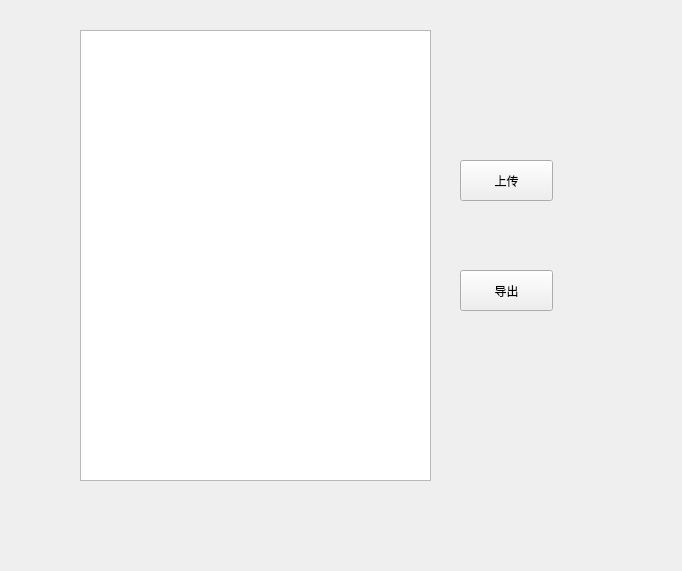
<?xml version="1.0" encoding="UTF-8"?>
<ui version="4.0">
 <class>sji</class>
 <widget class="QWidget" name="sji">
  <property name="geometry">
   <rect>
    <x>0</x>
    <y>0</y>
    <width>682</width>
    <height>571</height>
   </rect>
  </property>
  <property name="sizePolicy">
   <sizepolicy hsizetype="Expanding" vsizetype="Expanding">
    <horstretch>0</horstretch>
    <verstretch>0</verstretch>
   </sizepolicy>
  </property>
  <property name="windowTitle">
   <string>赖氨酸糖化预测器</string>
  </property>
  <widget class="QPushButton" name="button2">
   <property name="geometry">
    <rect>
     <x>460</x>
     <y>160</y>
     <width>93</width>
     <height>41</height>
    </rect>
   </property>
   <property name="sizePolicy">
    <sizepolicy hsizetype="Expanding" vsizetype="Expanding">
     <horstretch>0</horstretch>
     <verstretch>0</verstretch>
    </sizepolicy>
   </property>
   <property name="text">
    <string>上传</string>
   </property>
  </widget>
  <widget class="QPlainTextEdit" name="comtext">
   <property name="geometry">
    <rect>
     <x>80</x>
     <y>30</y>
     <width>351</width>
     <height>451</height>
    </rect>
   </property>
  </widget>
  <widget class="QPushButton" name="button3">
   <property name="geometry">
    <rect>
     <x>460</x>
     <y>270</y>
     <width>93</width>
     <height>41</height>
    </rect>
   </property>
   <property name="sizePolicy">
    <sizepolicy hsizetype="Expanding" vsizetype="Expanding">
     <horstretch>0</horstretch>
     <verstretch>0</verstretch>
    </sizepolicy>
   </property>
   <property name="text">
    <string>导出</string>
   </property>
  </widget>
 </widget>
 <resources/>
 <connections/>
</ui>
